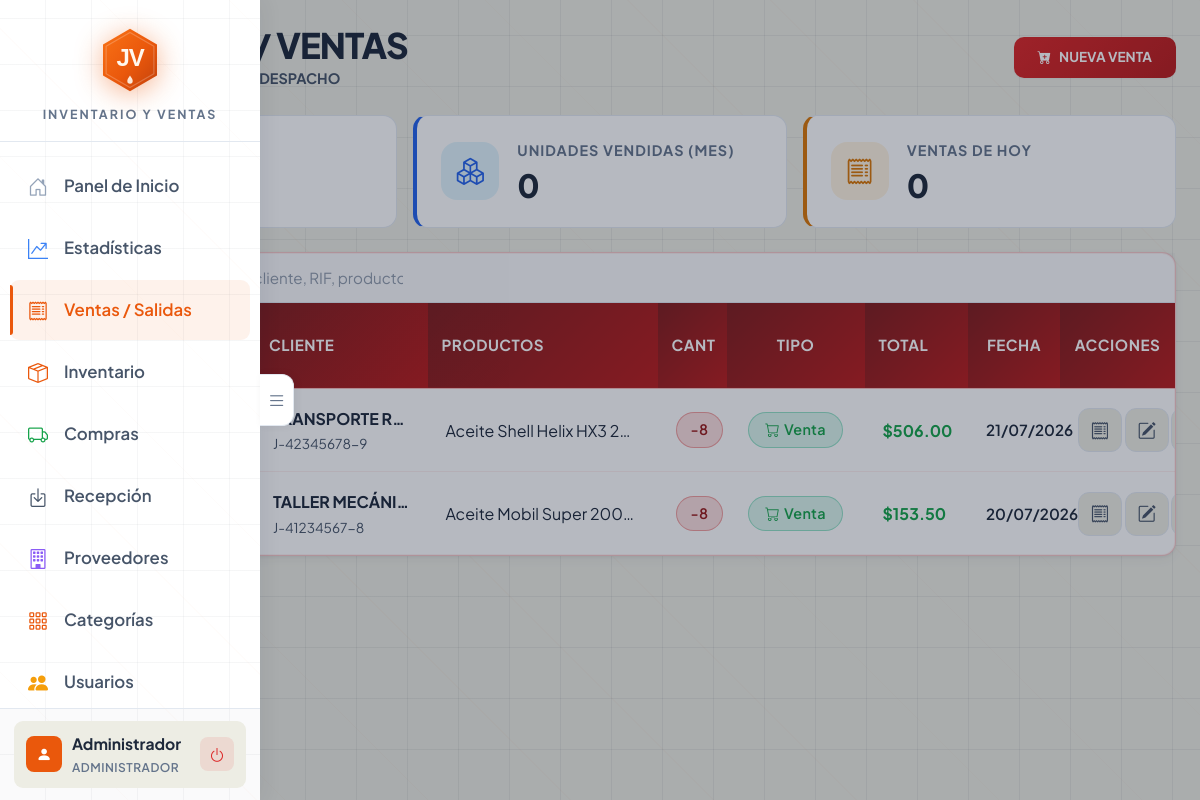
Page /modules/salidas.php (signed in) on the earlier database version.
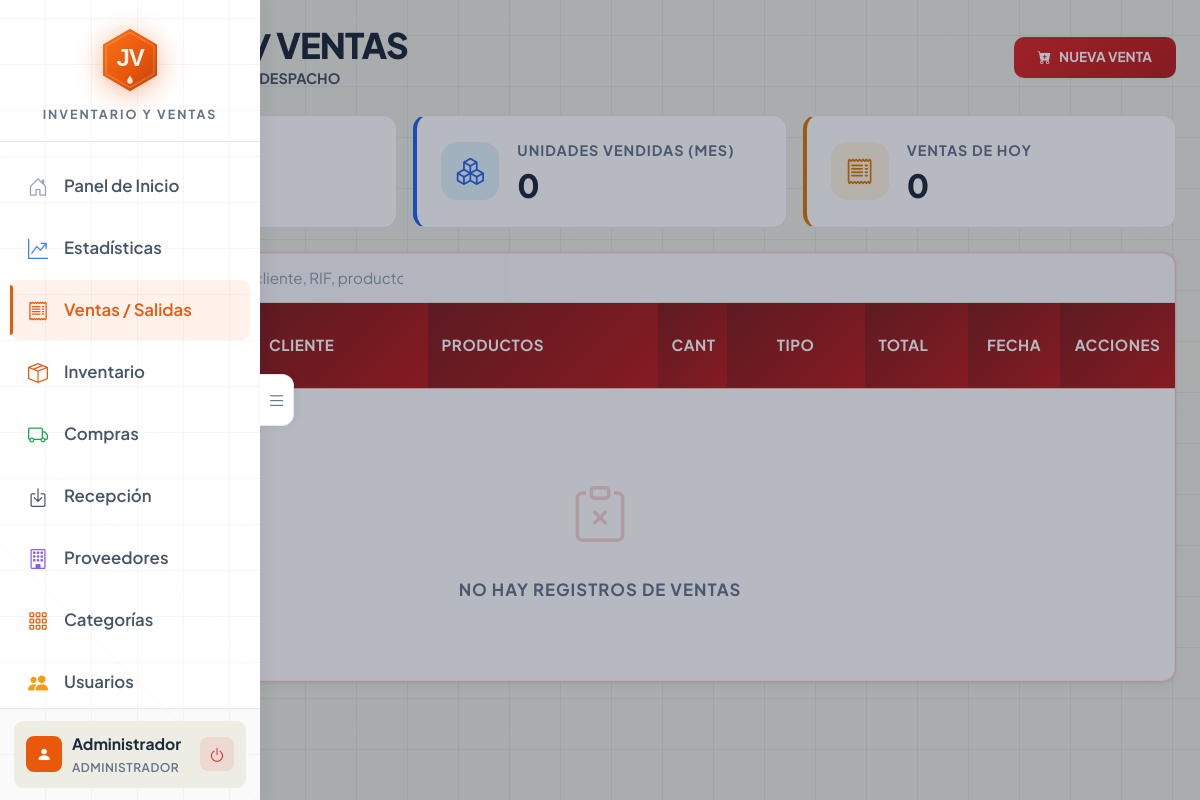
Same page on the later database version.
### tables this page shows
CREATE TABLE `salidas` (
  `id_salida` int(11) NOT NULL AUTO_INCREMENT,
  `nro_factura_manual` varchar(20) DEFAULT NULL,
  `nro_control` varchar(20) DEFAULT NULL,
  `cliente` varchar(150) DEFAULT 'Venta General',
  `rif_cliente` varchar(20) DEFAULT NULL,
  `id_cliente` int(11) DEFAULT NULL,
  `id_tipo_mov` int(11) NOT NULL,
  `id_usuario` int(11) NOT NULL,
  `fecha_salida` timestamp NOT NULL DEFAULT current_timestamp(),
  `status` enum('Activa','Anulada') NOT NULL DEFAULT 'Activa',
  `observaciones` text DEFAULT NULL,
  PRIMARY KEY (`id_salida`),
  KEY `fk_sal_tipo` (`id_tipo_mov`),
  KEY `fk_sal_user` (`id_usuario`),
  KEY `fk_sal_cliente` (`id_cliente`),
  KEY `idx_sal_status` (`status`),
  KEY `idx_sal_fecha` (`fecha_salida`),
  KEY `idx_sal_fecha_status_tipo` (`fecha_salida`, `status`, `id_tipo_mov`),
  CONSTRAINT `fk_sal_tipo` FOREIGN KEY (`id_tipo_mov`) REFERENCES `tipos_movimientos` (`id_tipo_mov`),
  CONSTRAINT `fk_sal_user` FOREIGN KEY (`id_usuario`) REFERENCES `usuarios` (`id_usuario`),
  CONSTRAINT `fk_sal_cliente` FOREIGN KEY (`id_cliente`) REFERENCES `clientes` (`id_cliente`) ON DELETE SET NULL
);

### includes/Database.php (called while the page is built, shortened)
<?php
class Database
{
    private static ?self $instance = null;
    private ?mysqli $conn = null;
    public static function getInstance(): self
    {
        if (self::$instance === null) {
            self::$instance = new self();
        }
        return self::$instance;
    }
    public function connect(string $host, string $user, string $pass, string $db): void
    {
        $this->conn = new mysqli($host, $user, $pass, $db);
        $this->conn->set_charset('utf8mb4');
        $this->conn->autocommit(true);
    }
    public function execute(string $sql, array $params = []): mysqli_stmt
    {
        $stmt = $this->conn->prepare($sql);
        if (!empty($params)) {
            $types = '';
            $bindValues = [];
            foreach ($params as $p) {
                if (is_int($p)) {
                    $types .= 'i';
                } elseif (is_float($p)) {
                    $types .= 'd';
                } elseif (is_null($p)) {
                    $types .= 's';
                    $p = null;
                } else {
                    $types .= 's';
                }
                $bindValues[] = $p;
            }
            if (!empty($bindValues)) {
                $stmt->bind_param($types, ...$bindValues);
            }
        }
        if (!$stmt->execute()) {
            throw new RuntimeException('Error ejecutando consulta: ' . $stmt->error);
        }
        return $stmt;
    }
    public function fetchAll(string $sql, array $params = []): array
    {
        $stmt = $this->execute($sql, $params);
        $result = $stmt->get_result();
        $rows = $result->fetch_all(MYSQLI_ASSOC);
        return $rows;
    }
}

### includes/Security.php (called while the page is built, shortened)
<?php
class Security
{
    public static function esAdmin(): bool
    {
        return isset($_SESSION['id_rol']) && $_SESSION['id_rol'] === 1;
    }
}

### modules/salidas.php (the view, shortened to what the rows shown need)
<?php
$db = Database::getInstance();
function getGrupoTipo(string $nombre) {
    $n = mb_strtoupper(trim($nombre));
    if ($n === 'VENTA') return 'venta';
    if ($n === 'REGALIAS') return 'regalias';
    return 'merma';
}
$sql = "
    SELECT s.*,
           GROUP_CONCAT(p.nombre_producto SEPARATOR ', ') as productos_list,
           SUM(ds.cantidad) as total_cantidad,
           SUM(ds.cantidad * ds.precio_venta) as total_monto,
           COUNT(ds.id_detalle) as num_productos,
           tm.nombre as tipo_mov_nombre,
           (SELECT ds2.id_producto FROM detalle_salidas ds2 WHERE ds2.id_salida = s.id_salida ORDER BY ds2.id_detalle LIMIT 1) as first_id_producto,
           (SELECT ds2.cantidad FROM detalle_salidas ds2 WHERE ds2.id_salida = s.id_salida ORDER BY ds2.id_detalle LIMIT 1) as first_cantidad,
           (SELECT ds2.precio_venta FROM detalle_salidas ds2 WHERE ds2.id_salida = s.id_salida ORDER BY ds2.id_detalle LIMIT 1) as first_precio_venta
    FROM salidas s
    LEFT JOIN detalle_salidas ds ON s.id_salida = ds.id_salida
    LEFT JOIN productos p ON ds.id_producto = p.id_producto
    LEFT JOIN tipos_movimientos tm ON s.id_tipo_mov = tm.id_tipo_mov
    WHERE s.status = 'Activa'
    GROUP BY s.id_salida
    ORDER BY s.fecha_salida DESC, s.id_salida DESC
";
$salidas = $db->fetchAll($sql);
?>
<!DOCTYPE html>
<html lang="es">
<head>
<?php include '../includes/diseno.php'; ?>
        <link rel="stylesheet" href="../assets/modules/salidas/salidas.css?v=6">
</head>
<body>
    <?php include '../includes/sidebar.php'; ?>
    <div class="main-wrapper" id="mainWrapper">
    <div class="container-fluid px-4 py-4 pagina-salidas">
        <div class="d-flex align-items-center gap-3 mb-4">
            <div>
                <h1 class="font-brand m-0 sal-titulo">SALIDAS / VENTAS</h1>
            </div>
        </div>
        <div class="card-jv p-0">
            <div class="table-responsive">
                <table class="table-jv mb-0">
                    <thead>
                        <tr>
                            <th style="width:10%;">Nota</th>
                            <th style="width:10%;">N° Control</th>
                            <th style="width:15%;">Cliente</th>
                            <th style="width:20%;">Productos</th>
                            <th class="text-center" style="width:6%;">Cant</th>
                            <th class="text-center" style="width:12%;">Tipo</th>
                            <th style="width:9%;">Total</th>
                            <th class="text-center" style="width:8%;">Fecha</th>
                            <th class="text-center" style="width:10%;">Acciones</th>
                        </tr>
                    </thead>
                    <tbody id="tablaSalidas">
                        <?php if (count($salidas) > 0): ?>
                            <?php foreach ($salidas as $row): ?>
                                <?php
                                    $productos_full = $row['productos_list'] ?? '';
                                    $g = getGrupoTipo($row['tipo_mov_nombre'] ?? '');
                                ?>
                                <tr>
                                    <td style="vertical-align:middle;text-align:center;"><span class="codigo-badge"><?php echo htmlspecialchars($row['nro_factura_manual'] ?: '#' . $row['id_salida']); ?></span></td>
                                    <td class="td-control" data-tooltip="<?php echo htmlspecialchars($row['nro_control']); ?>"><?php echo htmlspecialchars($row['nro_control']); ?></td>
                                    <td class="text-uppercase td-cliente" data-tooltip="<?php echo htmlspecialchars(($row['cliente'] ?? 'S/Cliente') . ' - ' . ($row['rif_cliente'] ?? 'S/RIF')); ?>">
                                        <div class="cli-nombre"><?php echo htmlspecialchars($row['cliente'] ?? 'S/Cliente'); ?></div>
                                        <div class="cli-rif"><?php echo htmlspecialchars($row['rif_cliente'] ?? 'S/RIF'); ?></div>
                                    </td>
                                    <td class="td-productos" data-tooltip="<?php echo htmlspecialchars($productos_full); ?>"><?php echo htmlspecialchars($productos_full); ?></td>
                                    <td class="text-center"><span class="badge-jv badge-danger" style="padding:6px 14px;">-<?php echo $row['total_cantidad']; ?></span></td>
                                    <td class="text-center"><?php
                                        if ($g === 'venta') echo '<span class="badge-jv badge-success"><i class="bi bi-cart me-1"></i>Venta</span>';
                                        elseif ($g === 'regalias') echo '<span class="badge-jv badge-info"><i class="bi bi-gift me-1"></i>Regalía</span>';
                                    ?></td>
                                    <td class="td-total" style="<?php echo $g === 'merma' ? 'color:var(--jv-danger);' : 'color:var(--jv-success);'; ?>">$<?php echo number_format($row['total_monto'] ?? 0, 2); ?></td>
                                    <td class="text-center fecha-cell"><?php echo date('d/m/Y', strtotime($row['fecha_salida'])); ?></td>
                                    <td class="text-center" style="white-space:nowrap;">
                                        <button class="btn-action" onclick="verFactura(<?php echo $row['id_salida']; ?>)" title="Ver Nota">
                                            <i class="bi bi-receipt"></i>
                                        </button>
                                        <button class="btn-action" onclick='editarSalida(<?php echo json_encode($row); ?>)' title="Editar">
                                            <i class="bi bi-pencil-square"></i>
                                        </button>
                                        <?php if (Security::esAdmin()): ?>
                                            <button class="btn-action" onclick="confirmarEliminar(<?php echo $row['id_salida']; ?>)" title="Anular">
                                            </button>
                                        <?php endif; ?>
                                    </td>
                                </tr>
                            <?php endforeach; ?>
                        <?php endif; ?>
                    </tbody>
                </table>
            </div>
        </div>
</body>
</html>

Differences in the rows shown:
removed salidas: cliente "TRANSPORTE R…", rif_cliente "J-42345678-9", productos_full "Aceite Shell Helix HX3 2…", total_cantidad "8", total_monto "506.00", fecha_salida "21/07/2026"
removed salidas: cliente "TALLER MECÁNI…", rif_cliente "J-41234567-8", productos_full "Aceite Mobil Super 200…", total_cantidad "8", total_monto "153.50", fecha_salida "20/07/2026"
Other differences:
text now shown: "NO HAY REGISTROS DE VENTAS"
